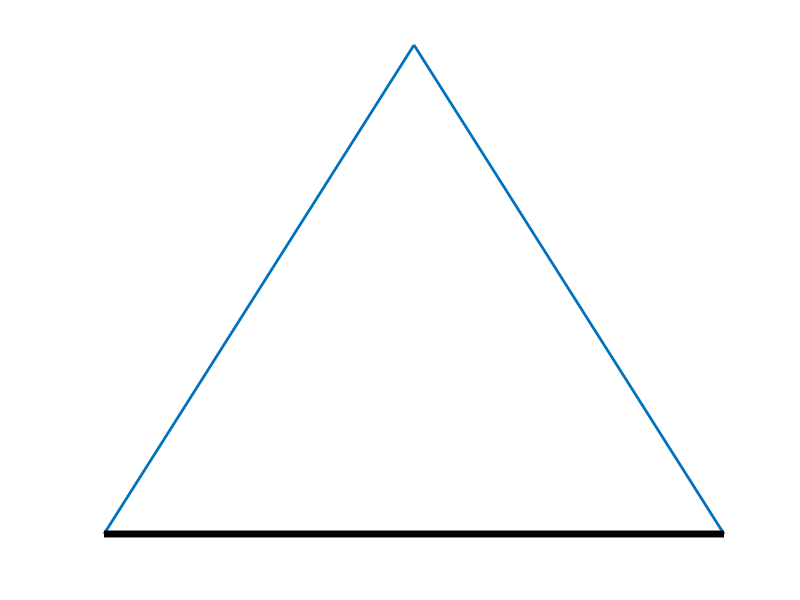
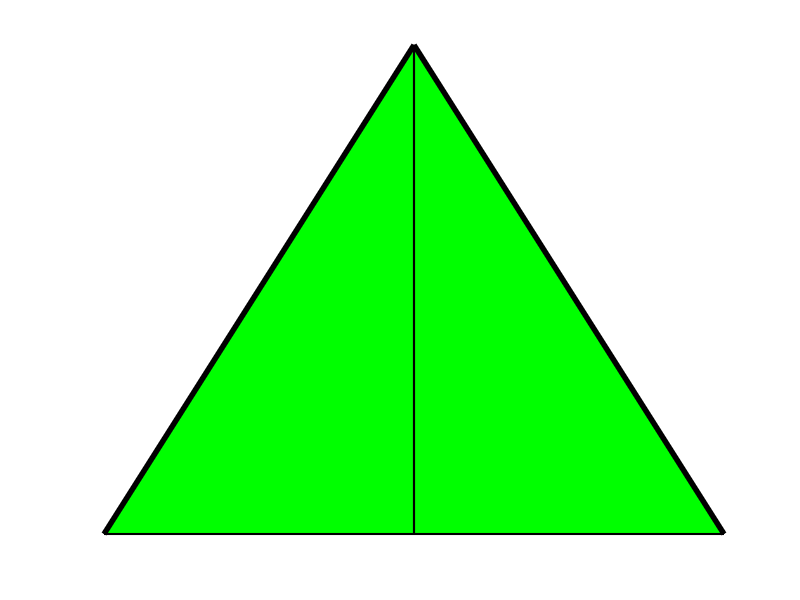
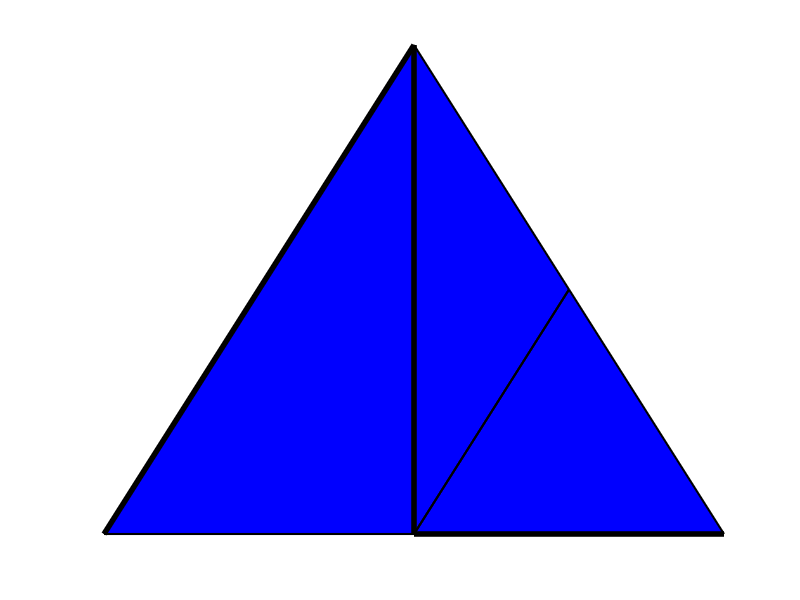
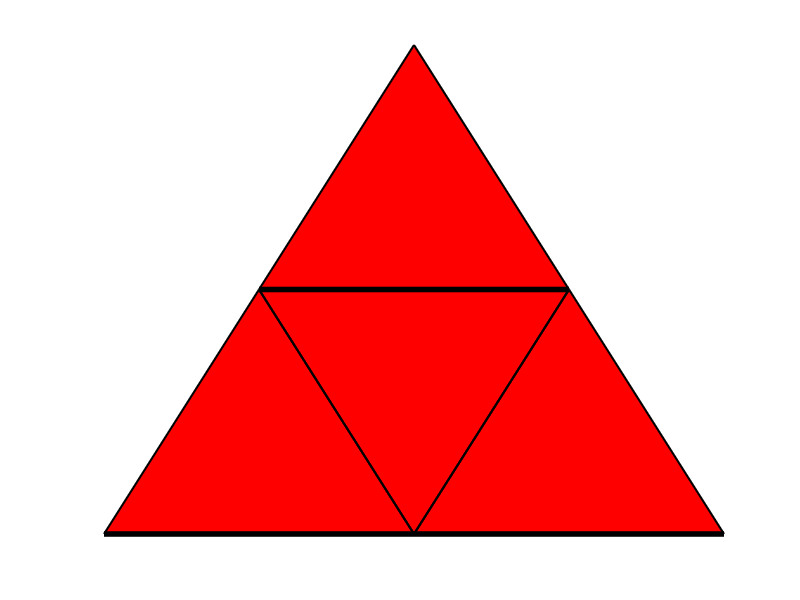

These figures' MATLAB source, in order:
lineWidth = 2;

c4n = [-1 0;
		1 0;
		0 1;
		0 0;
		 1/2 1/2;
		 -1/2 1/2];

	
n4e = [1 2 3];

		 
% plot triangle
figure
hold on
triplot(n4e,c4n(:,1),c4n(:,2),'LineWidth',lineWidth);
plot(c4n([1 2],1),c4n([1 2],2),'k','LineWidth',lineWidth+3);
axis off
hold off

% plot green
figure
hold on

trisurf([1 4 3;4 2 3],c4n(:,1),c4n(:,2),zeros(size(c4n,1),1),'FaceColor','g','LineWidth',lineWidth-.5);
plot(c4n([1 3],1),c4n([1 3],2),'k','LineWidth',lineWidth+2);
plot(c4n([3 2],1),c4n([3 2],2),'k','LineWidth',lineWidth+2);
axis off
hold off

% plot blueR
figure
hold on
trisurf([2 5 4;1 4 3;4 5 3],c4n(:,1),c4n(:,2),zeros(size(c4n,1),1),'FaceColor','b','LineWidth',lineWidth-.5);
plot(c4n([3 1],1),c4n([3 1],2),'k','LineWidth',lineWidth+2);
plot(c4n([3 4],1),c4n([3 4],2),'k','LineWidth',lineWidth+2);
plot(c4n([4 2],1),c4n([4 2],2),'k','LineWidth',lineWidth+2);
axis off
hold off

% plot red
figure
hold on
trisurf([1 4 6;4 5 6;4 2 5;5 3 6],c4n(:,1),c4n(:,2),zeros(size(c4n,1),1),'FaceColor','r','LineWidth',lineWidth-.5);
plot(c4n([1 4],1),c4n([1 4],2),'k','LineWidth',lineWidth+2);
plot(c4n([4 2],1),c4n([4 2],2),'k','LineWidth',lineWidth+2);
plot(c4n([5 6],1),c4n([5 6],2),'k','LineWidth',lineWidth+2);
axis off
hold off


